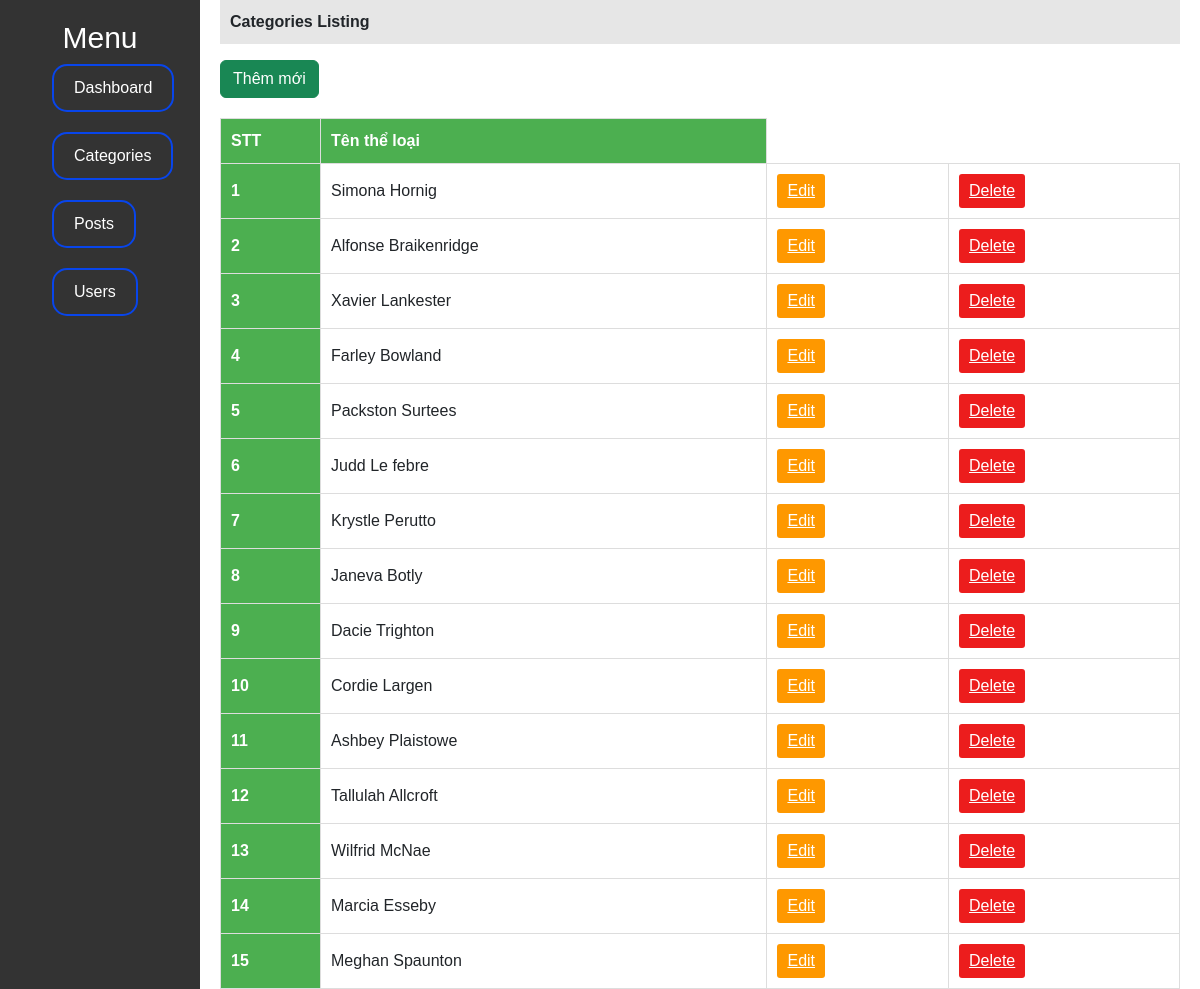
Screenshot of /admin/view/categories.php with the database file from the repository.
### tables this page shows
CREATE TABLE `cms_category` (
  `id` int NOT NULL,
  `name` varchar(100) NOT NULL
);

### admin/view/categories.php (the view, shortened to what this page needs)
<?php
    include("../class/Database.php");
    $sql = "SELECT * FROM cms_category";
    $data = $connect->query($sql);
    while ($row = $data->fetch_assoc()) {
      $list_category [] = $row;
    }
?>
<!DOCTYPE html>
<html lang="en">
<head>
   <link href="https://cdn.jsdelivr.net/npm/bootstrap@5.3.0-alpha1/dist/css/bootstrap.min.css" rel="stylesheet">
    <link rel="stylesheet" href="https://cdnjs.cloudflare.com/ajax/libs/font-awesome/6.3.0/css/all.min.css" />
    <link rel="stylesheet" href="../css/Index.css">
  </head>
<body>
  <?php include_once("menu.php") ?>
  <main>
    <p class="head_main">Categories Listing</p>
    <a href="add_category.php" class="btn btn-success">Thêm mới</a>
    <table>
      <thead>
        <tr>
          <th>STT</th>
          <th style="width: fit-content;">Tên thể loại</th>
        </tr>
      </thead>
      <tbody>
        <tr>
        <?php foreach( $list_category as $category): ?>
                <tr>
                    <th scope="row"><?= $category["id"] ?></th>
                    <td><?= $category["name"] ?></td>
                    <td>
                      <a class="edit" type="button" href="edit_category.php?id=<?= $category["id"] ?>">Edit</a>
                    </td>
                    <td>
                      <a class="Delete" type="button" href="../category.php?action=delete&id=<?= $category["id"] ?>">Delete</a>
                    </td>
                </tr>
        <?php endforeach; ?>
        </tr>
      </tbody>
    </table>
  </main>
</body>
</html>

### admin/css/Index.css (style rules this page uses)
body { font-family: Arial, sans-serif; margin: 0; padding: 0; display: flex; }
main { flex: 1; padding: 0 20px; }
.head_main { font-weight: bold; background-color: rgb(230, 230, 230); padding: 10px 10px; }
table { width: 100%; border-collapse: collapse; margin-top: 20px; }
th, td { border: 1px solid #ddd; padding: 10px; text-align: left; }
th { background-color: #4caf50; color: #fff; width: 100px; }
.edit { background-color: #fe9800; color: #fff; border: none; border-radius: 3px; padding: 5px 10px; }
.Delete { background-color: #ec1d1d; color: #fff; border: none; border-radius: 3px; padding: 5px 10px; }

### rows the page displays
cms_category: id "1", name "Simona Hornig"
cms_category: id "2", name "Alfonse Braikenridge"
cms_category: id "3", name "Xavier Lankester"
cms_category: id "4", name "Farley Bowland"
cms_category: id "5", name "Packston Surtees"
cms_category: id "6", name "Judd Le febre"
cms_category: id "7", name "Krystle Perutto"
cms_category: id "8", name "Janeva Botly"
cms_category: id "9", name "Dacie Trighton"
cms_category: id "10", name "Cordie Largen"
cms_category: id "11", name "Ashbey Plaistowe"
cms_category: id "12", name "Tallulah Allcroft"
cms_category: id "13", name "Wilfrid McNae"
cms_category: id "14", name "Marcia Esseby"
cms_category: id "15", name "Meghan Spaunton"
